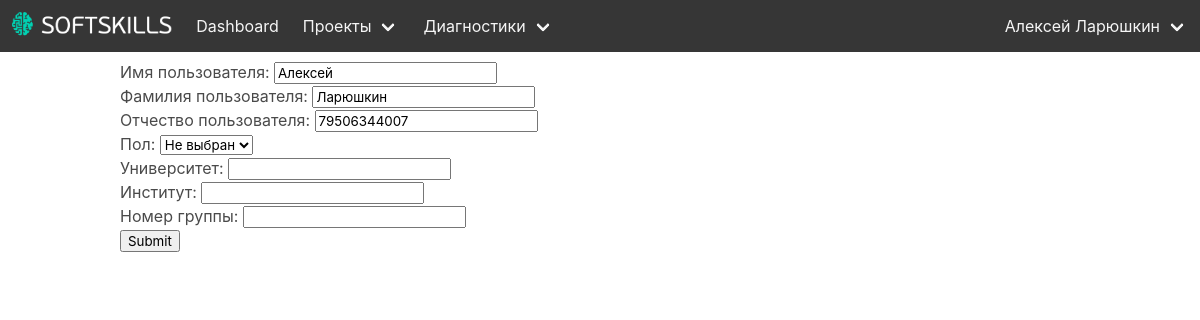
Page /person/ (signed in) on the committed database.
### apps/core/models.py (models this page shows, shortened)
class Person(models.Model):
    user = models.OneToOneField(User, on_delete=models.CASCADE, blank=True, null=True)
    first_name = models.CharField('Имя пользователя', max_length=32, blank=True, default='')
    last_name = models.CharField('Фамилия пользователя', max_length=32, blank=True, default='')
    second_name = models.CharField('Отчество пользователя', max_length=32, blank=True, default='')
    SEXES = (
        ('U', 'Не выбран'),
        ('F', 'Женский'),
        ('M', 'Мужской'),
    )
    sex = models.CharField("Пол", max_length=1, choices=SEXES, default='U')
    department = models.CharField('Институт', max_length=1024, blank=True, null=True)
    group_number = models.CharField('Номер группы', max_length=1024, blank=True, null=True)
    institute = models.CharField('Университет', max_length=1024, blank=True, null=True)
    class Meta:
        verbose_name = 'персона'
        verbose_name_plural = 'персоны'
    def get_person_projects(self):
        registrations = ProjectUserRegistration.objects.filter(person=self)
        projects = [r.project for r in registrations]
        return projects
    def is_full(self):
        return all([
            self.first_name != "",
            self.last_name != ""
        ])
    def __str__(self):
        if self.first_name and self.last_name:
            return ' '.join([str(self.first_name), str(self.last_name)])
        else:
            return str(self.user)

### apps/core/views.py (the view, shortened to what this page needs)
# urls.py: path('person/', login_required(PersonUpdate.as_view()), name="person_update"),
class PersonUpdate(UpdateView):
    model = Person
    success_url = '/dashboard'
    fields = ["first_name", "last_name", "second_name", "sex", "institute", "department", "group_number", ]
    template_name = "person_form.html"
    def get(self, request, **kwargs):
        self.object = Person.objects.get(user=self.request.user)
        context = self.get_context_data(object=self.object)
        return self.render_to_response(context)

### templates/person_form.html
{% extends "base.html" %}
{% block content %}
<form method="post" action="">{% csrf_token %}
{{form.as_p}}
    <input type="submit"/>
    </form>
{% endblock %}

### templates/base.html (shortened to what this page needs)
{% load static %}
<!DOCTYPE html>
<html>
<head>
    <link rel="stylesheet" href="{% static "css/bulma.min.css" %}"/>
    <link rel="stylesheet" href="{% static "css/bulma-extensions.min.css" %}"/>
    <link rel="stylesheet" href="{% static "css/app.css" %}"/>
</head>
<body>
<nav class="navbar is-transparent is-dark">
    <div class="navbar-brand">
        <a class="navbar-item" href="/">
            <img src="{% static "img/logo.png" %}" alt="Softskills: раскачай себя по полной">
        </a>
    </div>
    <div id="navbar" class="navbar-menu">
        {% if user.is_authenticated %}
        <div class="navbar-start">
            <a class="navbar-item" href="/dashboard/">
                Dashboard
            </a>
            {% if person.is_full %}
            <div class="navbar-item has-dropdown is-hoverable">
                <a class="navbar-link" href="/projects/">
                    Проекты
                </a>
            </div>
            <div class="navbar-item has-dropdown is-hoverable">
                <a class="navbar-link" href="/projects/">
                    Диагностики
                </a>
            </div>
            {% endif %}
        </div>
        {% endif %}
        <div class="navbar-end">
            {% if user.is_authenticated %}
                {% if person.is_full %}
                    <div class="navbar-item has-dropdown is-hoverable">
                        <a class="navbar-link" href="/person/">
                            {{ person }}
                        </a>
                    </div>
                {% endif %}
            {% endif %}
        </div>
    </div>
</nav>
<div class="container">
{% block content %}
{% endblock %}
</div>
</body>
</html>

### apps/core/static/css/app.css (style rules this page uses)
nav.navbar { margin-bottom: 0.5rem; }

### rows in the picture
Person: first_name+last_name "Алексей Ларюшкин", first_name "Алексей", last_name "Ларюшкин", second_name "79506344007", sex "Не выбран"
